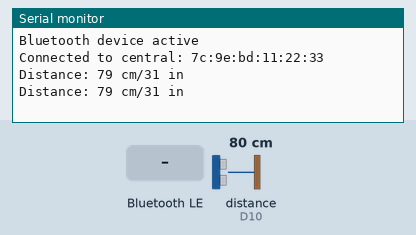
The sketch below on a simulated Arduino Nano 33 IoT. On the bench: the last lines printed to the serial monitor. Wiring (inferred from the names in the program): ultrasonic range finder: trigger D8; echo D10. The inputs (shaded band) are chosen by the test bench; at power-on: distance to the obstacle (sensor on D10) 80 cm. The echo pulse lasts 58.3 µs per cm; nothing arrives over Bluetooth unless stated; a phone connects over Bluetooth LE 3 s after start.

Above: at 4.8 s.
4.9 s: Bluetooth LE write "1" received
6.5 s: distance to the obstacle (sensor on D10) set to 2 cm
At 7.8 s:
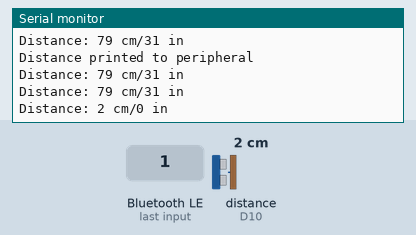
8.0 s: distance to the obstacle (sensor on D10) set to 4 cm
At 8.8 s:
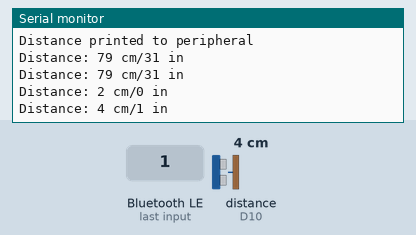
Timing chart, 0 to 11.0 s (numbered marks = the images above; inputs shaded):
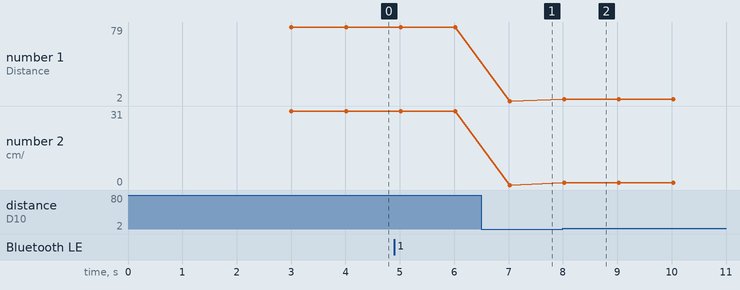

The sketch:

BluetoothUltrasoundSensor.ino.ino
```cpp
#include <ArduinoBLE.h>
BLEService newService("180A");

BLEByteCharacteristic readChar("2A58", BLERead);
BLEByteCharacteristic writeChar("2A57", BLEWrite);

long previousMillis = 0;

const int trigPin = 8;
const int echoPin = 10;
long duration;
int distanceCm, distanceInch;

void setup() {
  pinMode(trigPin, OUTPUT);
  pinMode(echoPin, INPUT);
  Serial.begin(9600);

  while(!Serial);
  if (!BLE.begin()){
    Serial.println("Waiting for ArduinoBLE");
    while(1);
  }

  BLE.setDeviceName("Danika and Alice");
  BLE.setAdvertisedService(newService);
  newService.addCharacteristic(readChar);
  newService.addCharacteristic(writeChar);
  BLE.addService(newService);

  readChar.writeValue(0);
  writeChar.writeValue(0);

  BLE.advertise();
  Serial.println("Bluetooth device active");
}

void loop() {

  BLEDevice central = BLE.central(); // wait for a BLE central

  if (central) {  // if a central is connected to the peripheral
    Serial.print("Connected to central: ");

    Serial.println(central.address()); // print the central's BT address

    digitalWrite(LED_BUILTIN, HIGH); // turn on the LED to indicate the connection

    while (central.connected()) { // while the central is connected:
      long currentMillis = millis();

      if (currentMillis - previousMillis >= 200) {
        previousMillis = currentMillis;

        digitalWrite(trigPin, LOW);
        delayMicroseconds(2);
        digitalWrite(trigPin, HIGH);
        delayMicroseconds(10);
        digitalWrite(trigPin, LOW);

        duration = pulseIn(echoPin, HIGH);

        distanceCm = duration * (0.0343/2); // speed of sound in cm/us
        distanceInch = duration * (0.013504/2); // speed of sound in in/us
        Serial.print("Distance: ");
        Serial.print(distanceCm);
        Serial.print(" cm/");
        Serial.print(distanceInch);
        Serial.println(" in");
        delay(1000);

        if (writeChar.written()) {
          if (writeChar.value()) {

          readChar.writeValue(distanceCm);
          Serial.println("Distance printed to peripheral");

          }
        }

      }
    }
  }
}
```

Measured:
- after the input at 6.5 s, the serial monitor: prints a new line after 0.52 s (image 1)
- after the input at 8.0 s, the serial monitor: prints a new line at once (image 2)
- plotted number 1: 79 → 2 after the input at 6.5 s, 2 → 4 after the input at 8.0 s
- plotted number 2: 31 → 0 after the input at 6.5 s, 0 → 1 after the input at 8.0 s
